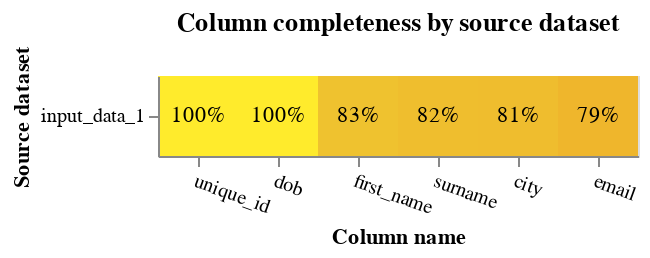

This figure's notebook cell:
### Markdown cell above
Analyse nulls - columns with higher numbers of nulls are less useful for data linking

### Code cell
db_api = DuckDBAPI()
completeness_chart(df, db_api=db_api)

### Figure 1 — Vega-Lite specification as saved in the notebook (floating-point values rounded to 4 significant figures)
{"config": {"view": {"continuousWidth": 400, "continuousHeight": 300}}, "layer": [{"mark": "rect", "encoding": {"color": {"field": "completeness", "legend": null, "scale": {"scheme": "darkred", "zero": true}, "type": "quantitative"}, "tooltip": [{"field": "source_dataset", "title": "Source dataset", "type": "nominal"}, {"field": "total_rows_inc_nulls", "format": ",", "title": "# of records", "type": "quantitative"}, {"field": "column_name", "title": "Column name", "type": "nominal"}, {"field": "total_null_rows", "format": ",", "title": "# of nulls", "type": "quantitative"}, {"field": "completeness", "format": ".1%", "type": "quantitative"}], "x": {"axis": {"labelAngle": 20}, "field": "column_name", "sort": {"field": "mean_comp", "order": "descending"}, "title": "Column name", "type": "nominal"}, "y": {"field": "source_dataset", "title": "Source dataset", "type": "nominal"}}, "title": "Column completeness by source dataset", "transform": [{"joinaggregate": [{"op": "mean", "field": "completeness", "as": "mean_comp"}], "groupby": ["column_name"]}]}, {"mark": {"type": "text"}, "encoding": {"color": {"condition": {"test": "datum['completeness'] < 0.5", "value": "white"}, "value": "black"}, "text": {"field": "completeness", "format": ".0%", "type": "quantitative"}, "x": {"axis": {"labelAngle": 0}, "field": "column_name", "sort": {"field": "mean_comp", "order": "descending"}, "type": "nominal"}, "y": {"field": "source_dataset", "type": "nominal"}}, "transform": [{"joinaggregate": [{"op": "mean", "field": "completeness", "as": "mean_comp"}], "groupby": ["column_name"]}]}], "data": {"name": "data-3c49970cc0ec9c32e2509f8e79608056"}, "height": {"step": 40}, "width": {"step": 40}, "$schema": "https://vega.github.io/schema/vega-lite/v5.9.3.json", "datasets": {"data-3c49970cc0ec9c32e2509f8e79608056": [{"source_dataset": "input_data_1", "column_name": "unique_id", "total_null_rows": 0, "total_rows_inc_nulls": 1000, "completeness": 1.0}, {"source_dataset": "input_data_1", "column_name": "first_name", "total_null_rows": 169, "total_rows_inc_nulls": 1000, "completeness": 0.831}, {"source_dataset": "input_data_1", "column_name": "surname", "total_null_rows": 181, "total_rows_inc_nulls": 1000, "completeness": 0.819}, {"source_dataset": "input_data_1", "column_name": "dob", "total_null_rows": 0, "total_rows_inc_nulls": 1000, "completeness": 1.0}, {"source_dataset": "input_data_1", "column_name": "city", "total_null_rows": 187, "total_rows_inc_nulls": 1000, "completeness": 0.813}, {"source_dataset": "input_data_1", "column_name": "email", "total_null_rows": 211, "total_rows_inc_nulls": 1000, "completeness": 0.789}]}}
